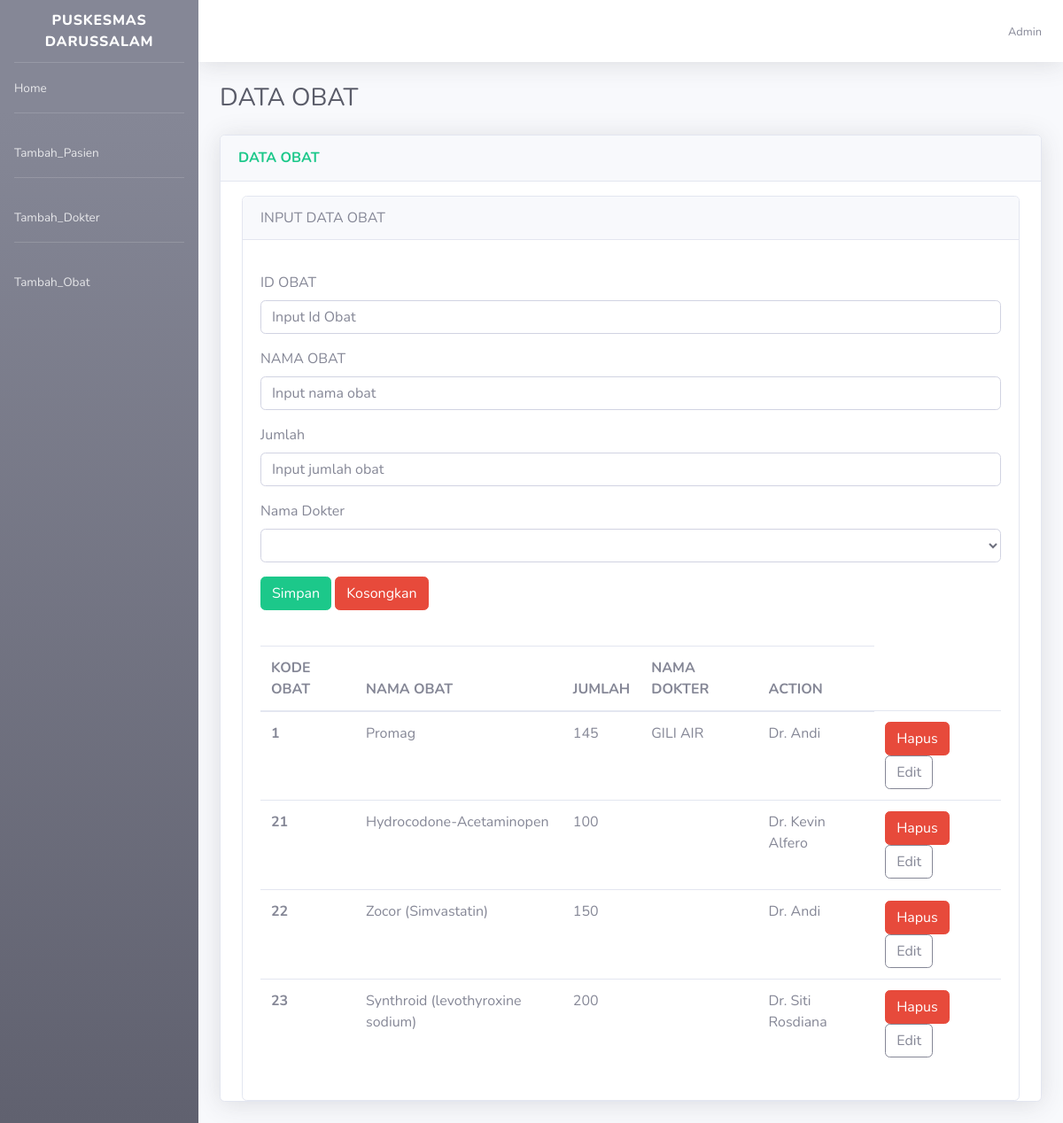
Page /obatbck.php on the committed database.
### tables this page shows
CREATE TABLE `tbl_obat` (
  `Id_obat` int(11) NOT NULL,
  `Nama_obat` varchar(100) NOT NULL,
  `Jumlah_obat` varchar(5) NOT NULL,
  `Ruangan` varchar(50) NOT NULL,
  `NID` varchar(50) NOT NULL
);

CREATE TABLE `tbl_dokter` (
  `NID` varchar(20) NOT NULL,
  `Nama_Dokter` varchar(100) NOT NULL,
  `Jenis_Kelamin` varchar(10) NOT NULL,
  `Alamat` text NOT NULL,
  `Telpon` varchar(12) NOT NULL,
  `Pw` varchar(8) NOT NULL
);

### obatbck.php (the view, shortened to what this page needs)
<?php
include_once('database.php');
$sql = 'SELECT * FROM tbl_obat LEFT JOIN tbl_dokter ON(tbl_obat.NID = tbl_dokter.NID)';
$mat = mysqli_query($conn, $sql);
?>
<!DOCTYPE html>
<html lang="en">
<head>
    <link href="vendor/fontawesome-free/css/all.min.css" rel="stylesheet" type="text/css">
    <link href="css/sb-admin-2.min.css" rel="stylesheet">
</head>
<body id="page-top">
    <div id="wrapper">
        <ul class="navbar-nav bg-gradient-secondary sidebar sidebar-dark accordion" id="accordionSidebar">
            <a class="sidebar-brand d-flex align-items-center justify-content-center" href="home.php">
                <div class="sidebar-brand-text mx-3">Puskesmas Darussalam</sup></div>
            </a>
            <hr class="sidebar-divider my-0">
            <li class="nav-item">
                <a class="nav-link" href="admin.php">
                    <span>Home</span></a>
                </li>
                <hr class="sidebar-divider">
                <li class="nav-item">
                    <a class="nav-link" href="pasienbck.php">
                        <span>Tambah_Pasien</span></a>
                    </li>
                    <hr class="sidebar-divider">
                    <li class="nav-item">
                        <a class="nav-link" href="dokterbck.php">
                            <span>Tambah_Dokter</span></a>
                        </li>
                        <hr class="sidebar-divider">
                        <li class="nav-item">
                            <a class="nav-link" href="obatbck.php">
                                <span>Tambah_Obat</span></a>
                            </li>
                        </ul>
                        <div id="content-wrapper" class="d-flex flex-column">
                            <div id="content">
                                <nav class="navbar navbar-expand navbar-light bg-white topbar mb-4 static-top shadow">
                                    <ul class="navbar-nav ml-auto">
                                        <li class="nav-item dropdown no-arrow">
                                            <span class="mr-2 d-none d-lg-inline text-gray-600 small">Admin</span>
                                    </li>
                                </ul>
                            </nav>
                            <div class="container-fluid">
                                <div class="d-sm-flex align-items-center justify-content-between mb-4">
                                    <h1 class="h3 mb-0 text-gray-800">DATA OBAT</h1>
                                </div>
                                <div class="row">
                                    <div class="col-xl-12 col-lg-7">
                                        <div class="card shadow mb-4">
                                            <div class="card-header py-3 d-flex flex-row align-items-center justify-content-between">
                                                <h6 class="m-0 font-weight-bold text-success text-center">DATA OBAT</h6>
                                            </div>
                                            <div class="container mt-3">
                                                <div class="card">
                                                    <div class="card-header mb-3">
                                                        INPUT DATA OBAT
                                                    </div>
                                                    <div class="card-body">
                                                        <form method="post" action="" enctype="multipart/form-data">
                                                            <div class="form-group ">
                                                                <label>ID OBAT</label>
                                                                <input type="text" name="Id_obat" value="<?= @$vId_obat ?>" class="form-control" placeholder="Input Id Obat" required>
                                                            </div>
                                                            <div class="form-group ">
                                                                <label>NAMA OBAT</label>
                                                                <input type="text" name="Nama_obat" value="<?= @$vNama_obatl ?>" class="form-control" placeholder="Input nama obat " required>
                                                            </div>
                                                            <div class="form-group ">
                                                                <label>Jumlah</label>
                                                                <input type="text" name="Jumlah_obat" value="<?= @$vJumlah_obat ?>" class="form-control" placeholder="Input jumlah obat" required>
                                                            </div>
                                                            <div class="form-group">
                                                                <label>Nama Dokter</label>
                                                                <select class="form-control" name="NID">
                                                                    <option value="<?= @$vNID ?>"><?= @$vNID ?></option>
                                                                    <?php
                                                                    $vi = 'SELECT * FROM tbl_obat RIGHT JOIN tbl_dokter ON(tbl_obat.NID = tbl_dokter.NID) ';
                                                                    $hasil = mysqli_query($conn, $vi);
                                                                    while ($tampil = mysqli_fetch_object($hasil)) {
                                                                        ?>
                                                                        <option value=<?= $tampil->NID ?>><?= $tampil->Nama_Dokter ?></option>
                                                                    <?php } ?>
                                                                </select>
                                                            </div>
                                                            <button type="submit" class="btn btn-success" name="bsimpan">Simpan</button>
                                                            <button type="reset" class="btn btn-danger" name="breset">Kosongkan</button>
                                                        </form>
                                                    </div>
                                                    <div class="card-body">
                                                        <table class="table table-hover ">
                                                            <thead>
                                                                <tr>
                                                                    <th scope="col">KODE OBAT</th>
                                                                    <th scope="col">NAMA OBAT</th>
                                                                    <th scope="col">JUMLAH </th>
                                                                    <th scope="col">NAMA DOKTER</th>
                                                                    <th scope="col">ACTION</th>
                                                                </tr>
                                                            </thead>
                                                            <tbody>
                                                                <?php
                                                                while ($data = mysqli_fetch_object($mat)) {
                                                                    ?>
                                                                    <tr>
                                                                        <th><?= $data->Id_obat ?></th>
                                                                        <td><?= $data->Nama_obat ?></td>
                                                                        <td><?= $data->Jumlah_obat ?></td>
                                                                        <td><?= $data->Ruangan ?></td>
                                                                        <td><?= $data->Nama_Dokter ?></td>
                                                                        <td>
                                                                            <a href="obatbck.php?hal=hapus&id=<?= $data->Id_obat ?>" onclick="return confirm('Apakah yakin ingin menghapus data ini??')" class="btn btn-danger">Hapus</a>
                                                                            <a href="obatbck.php?hal=edit&id=<?= $data->Id_obat ?>" class="btn btn-outline-secondary">Edit</a>
                                                                        </td>
                                                                    </tr>
                                                                <?php } ?>
                                                            </tbody>
                                                        </table>
                                                    </div>
                                                </div>
                                            </div>
                                        </div>
                                    </div>
                                </div>
                            </body>
                            </html>

### rows in the picture
tbl_obat: Id_obat "1", Nama_obat "Promag", Jumlah_obat "145", Ruangan "GILI AIR", NID.Nama_Dokter "Dr. Andi"
tbl_obat: Id_obat "21", Nama_obat "Hydrocodone-Acetaminopen", Jumlah_obat "100", NID.Nama_Dokter "Dr. Kevin Alfero"
tbl_obat: Id_obat "22", Nama_obat "Zocor (Simvastatin)", Jumlah_obat "150", NID.Nama_Dokter "Dr. Andi"
tbl_obat: Id_obat "23", Nama_obat "Synthroid (levothyroxine sodium)", Jumlah_obat "200", NID.Nama_Dokter "Dr. Siti Rosdiana"
